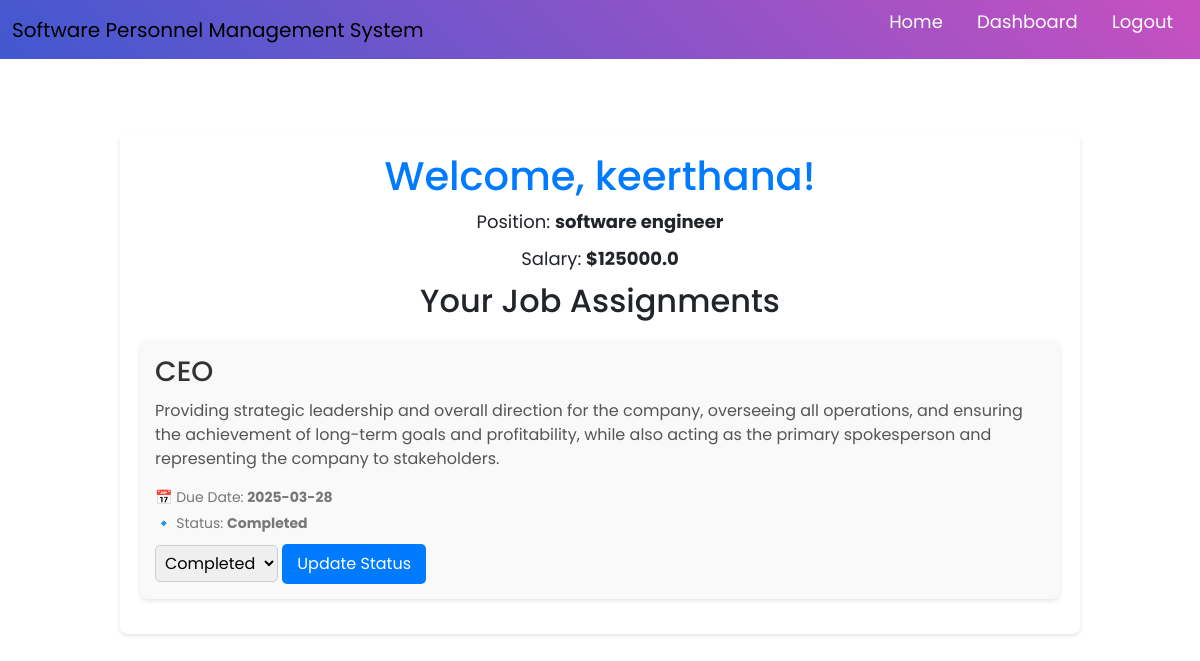
Page /dashboard (signed in) on the committed database.
### app/models.py (models this page shows, shortened)
class Employee(db.Model, UserMixin):
    id = db.Column(db.Integer, primary_key=True)
    name = db.Column(db.String(150), nullable=False)
    email = db.Column(db.String(150), unique=True, nullable=False)
    password = db.Column(db.String(256), nullable=False)
    position = db.Column(db.String(100), nullable=False, default="Employee")  # Default position
    salary = db.Column(db.Float, nullable=False, default=0.0)  # Default salary

class JobAssignment(db.Model):
    id = db.Column(db.Integer, primary_key=True)
    employee_id = db.Column(db.Integer, db.ForeignKey('employee.id'), nullable=False)
    job_title = db.Column(db.String(100), nullable=False)
    description = db.Column(db.Text, nullable=True)
    assigned_date = db.Column(db.DateTime, default=db.func.current_timestamp())
    due_date = db.Column(db.DateTime, nullable=True)  # Add due_date
    completed_date = db.Column(db.DateTime, nullable=True)  # Add completed_date
    status = db.Column(db.String(20), default="Not Accepted")  # Default to "Not Accepted"
    employee = db.relationship('Employee', backref=db.backref('job_assignments', lazy=True))

### app/views.py (the view)
@views.route('/dashboard')
@login_required
def dashboard():
    job_assignments = JobAssignment.query.filter_by(employee_id=current_user.id).all()
    return render_template('dashboard.html', user=current_user, job_assignments=job_assignments)

### app/__init__.py (called while the page is built)
@login_manager.user_loader
def load_user(user_id):
    return Employee.query.get(int(user_id)) or Admin.query.get(int(user_id))

### app/templates/dashboard.html (shortened to what this page needs)
{% extends 'base.html' %}
{% block content %}
<div class="dashboard-container">
    <h1>Welcome, {{ user.name }}!</h1>
    <p class="position">Position: <strong>{{ user.position }}</strong></p>
    <p class="salary">Salary: <strong>${{ user.salary }}</strong></p>
    <h2>Your Job Assignments</h2>
    {% if job_assignments %}
        <div class="job-list">
            {% for job in job_assignments %}
                <div class="job-card">
                    <h3>{{ job.job_title }}</h3>
                    <p class="job-description">{{ job.description }}</p>
                    <p class="job-due-date">📅 Due Date:
                        {% if job.due_date %}
                            <strong>{{ job.due_date.strftime('%Y-%m-%d') }}</strong>
                        {% else %}
                            <strong>N/A</strong>
                        {% endif %}
                    </p>
                    <p class="job-status">🔹 Status: <strong>{{ job.status }}</strong></p>
                    <div class="job-actions">
                        <form action="{{ url_for('views.update_job_status', job_id=job.id) }}" method="post">
                            <select name="status" class="status-dropdown">
                                <option value="Completed" {% if job.status == "Completed" %}selected{% endif %}>Completed</option>
                            </select>
                            <button type="submit" class="update-btn">Update Status</button>
                        </form>
                    </div>
                </div>
            {% endfor %}
        </div>
    {% else %}
        <p class="no-jobs">No job assignments found.</p>
    {% endif %}
</div>
{% endblock %}

### app/static/css/style.css (style rules this page uses)
* { margin: 0; padding: 0; box-sizing: border-box; font-family: 'Poppins', sans-serif; }
body { display: flex; flex-direction: column; align-items: center; background: #f2f2f2; }

### app/templates/dashboard.html (style rules this page uses)
.dashboard-container { width: 80%; margin: 20px auto; padding: 20px; background-color: #fff; border-radius: 8px; box-shadow: 0 2px 4px rgba(0, 0, 0, 0.1); text-align: center; }
h1 { color: #007bff; }
.position, .salary { font-size: 18px; margin-bottom: 10px; }
.job-list { margin-top: 20px; }
.job-card { background-color: #f9f9f9; padding: 15px; border-radius: 8px; margin-bottom: 15px; box-shadow: 0 2px 4px rgba(0, 0, 0, 0.1); text-align: left; }
.job-card h3 { margin: 0 0 10px; color: #333; }
.job-description { font-size: 16px; color: #555; }
.job-due-date, .job-status { font-size: 14px; color: #777; margin: 5px 0; }
.job-actions { margin-top: 10px; display: flex; align-items: center; gap: 10px; }
.accept-btn, .update-btn { padding: 8px 15px; border: none; border-radius: 5px; cursor: pointer; transition: 0.3s; }
.update-btn { background-color: #007bff; color: white; }
.status-dropdown { padding: 5px; border-radius: 5px; border: 1px solid #ccc; }

### rows in the picture
Employee: name "keerthana", position "software engineer", salary "125000.0"
JobAssignment: job_title "CEO", description "Providing strategic leadership and overall direction for the company, overseeing all operations, and ensuring the achievement of long-term goals and profitability, while also acting as the primary spokesperson and representing the company to stakeholders.", due_date "2025-03-28", status "Completed"
